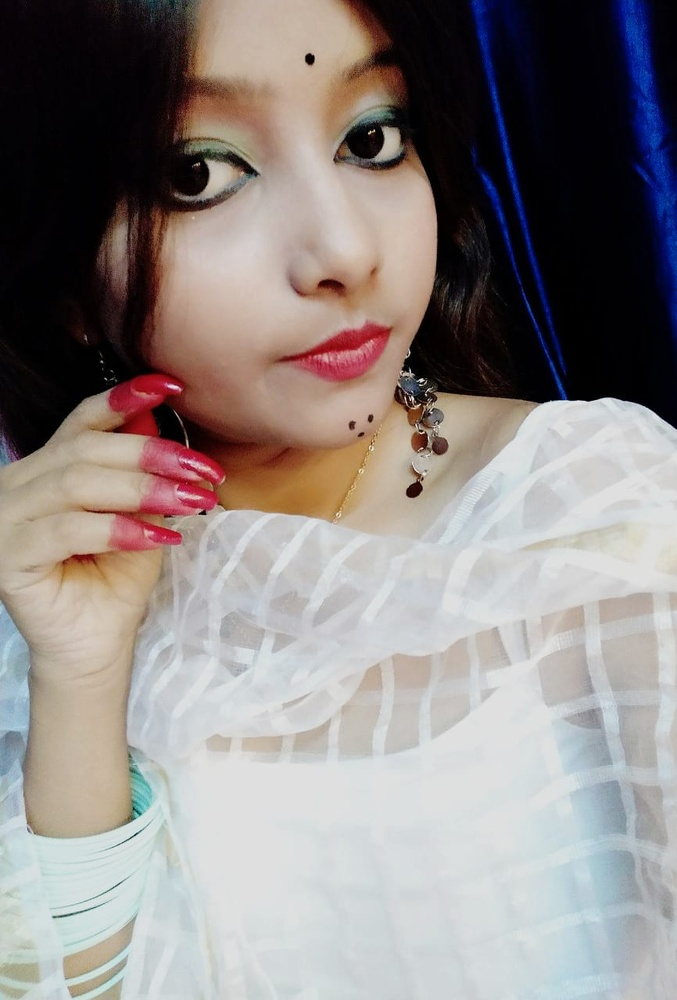
#> input picture IMG-20200325-WA0059.jpg, 677 x 1000 px, shrunk from 866 x 1280 before the run
$ python sketch.py
#> lines starting #> are read from the running program, lines starting #| are printed output that depends on the picture
import numpy as np
import imageio
import scipy.ndimage
import cv2

img="IMG-20200325-WA0059.jpg"

def rgb2gray(rgb):
    return np.dot(rgb[...,:3],[0.2989,0.5870,0.1140])
    #it is 2-dimensional array formula to convert image to gray scale.

def dodge(front,back):
        final_sketch=front*255/(255-back)
        #if image is greater than 255 which i dont think it is possible but still if it is there then this will convert it to 255
        final_sketch[final_sketch>255]
        final_sketch[back==255]=255
        #to convert any suitable existing column to categorical type we will use aspect function
        #and unit 8 is for 8 bit signed integar
        return final_sketch.astype('uint8')

ss=imageio.imread(img) #to read the given image
#> ss is the input picture: shape (1000, 677, 3); mean R, G, B 142.6, 135.7, 133.7
gray=rgb2gray(ss) #first we will image to black and white that means gray scale
#> in rgb2gray, `return np.dot(rgb[...,:3],[0.2989,0.5870,0.1140])`:
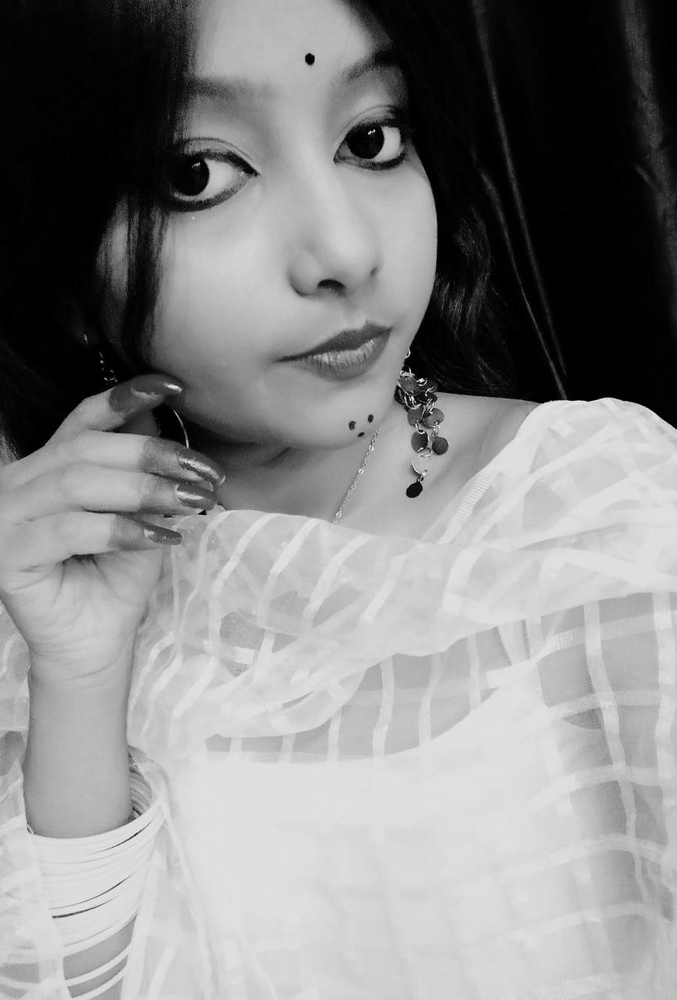
#> returned value: shape (1000, 677) float64; min 0, max 248, mean 137.5


i=255-gray #0,0,0 is for darkest color and 255,255,255 is for brightest color which is probably white color
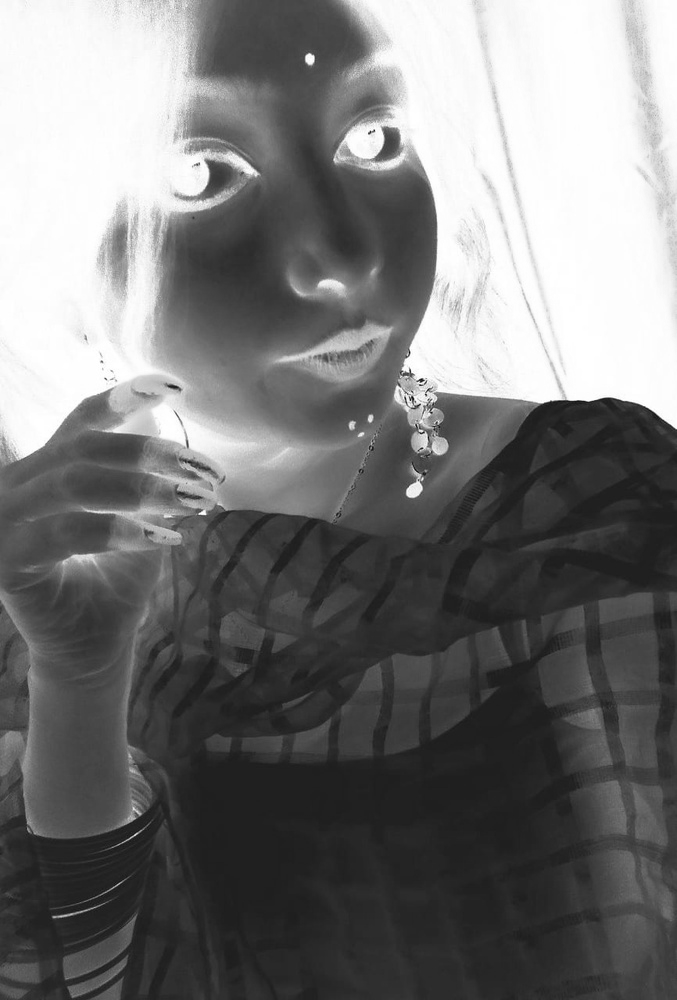
#> i: shape (1000, 677) float64; min 7.02, max 255, mean 117.5

#to convert it into blur image
blur=scipy.ndimage.filters.gaussian_filter(i,sigma=15)
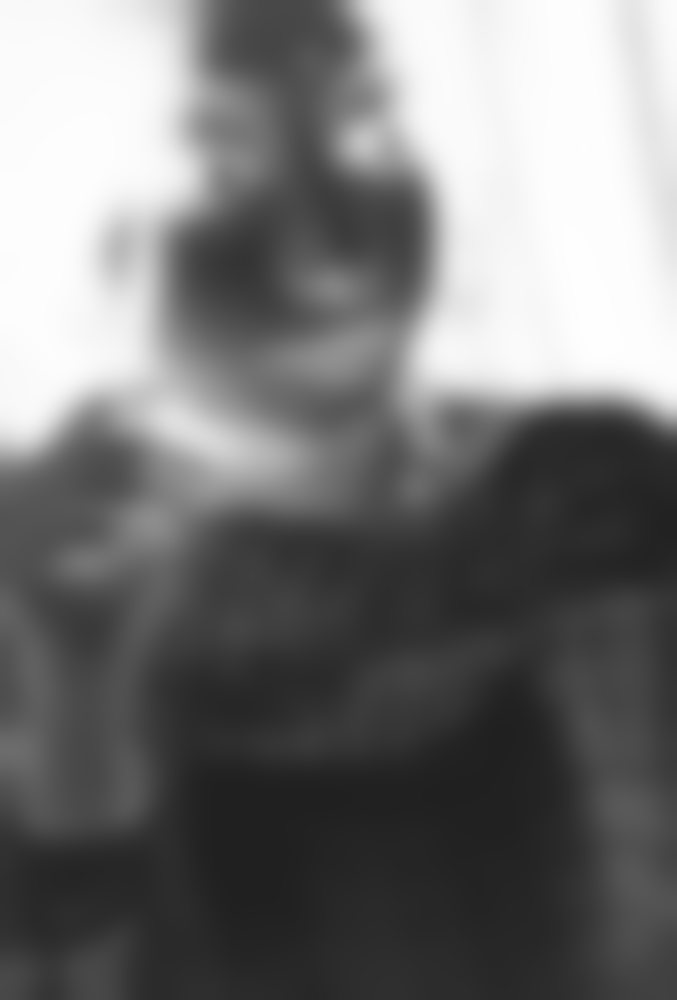
#> blur: shape (1000, 677) float64; min 32.01, max 254.5, mean 117.5
#sigma is the intensity of blurness of image
r=dodge(blur,gray) #this function will convert our image to sketch by taking two parameters as blur and gray
#> in dodge, `final_sketch=front*255/(255-back)`:
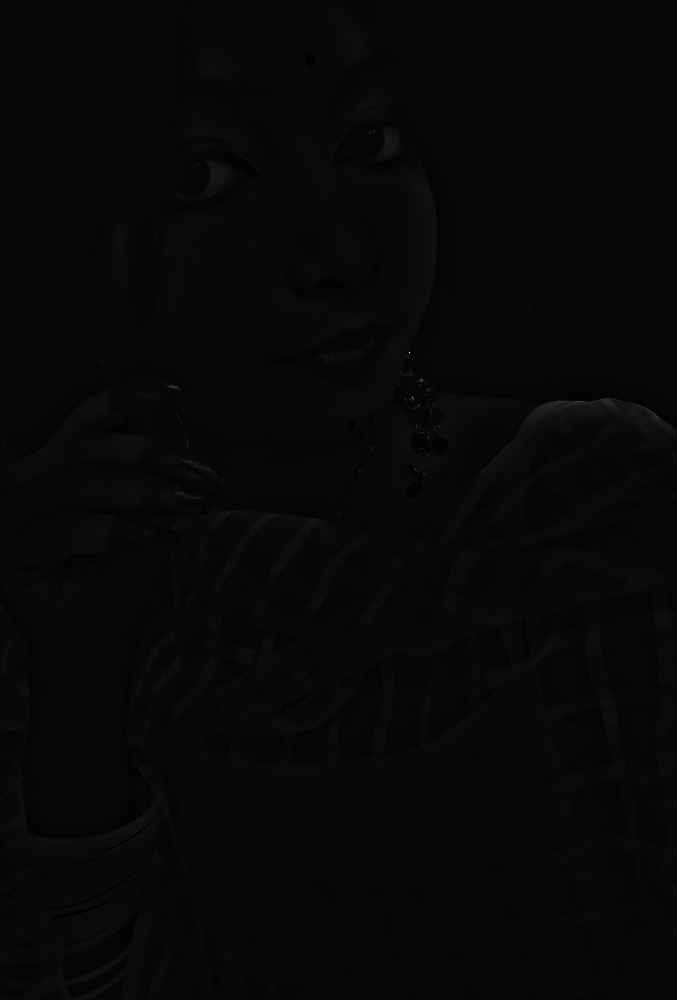
#> final_sketch: shape (1000, 677) float64; min 54.49, max 6474.4, mean 265.2; drawn with min black and max white
#> in dodge, `return final_sketch.astype('uint8')`:
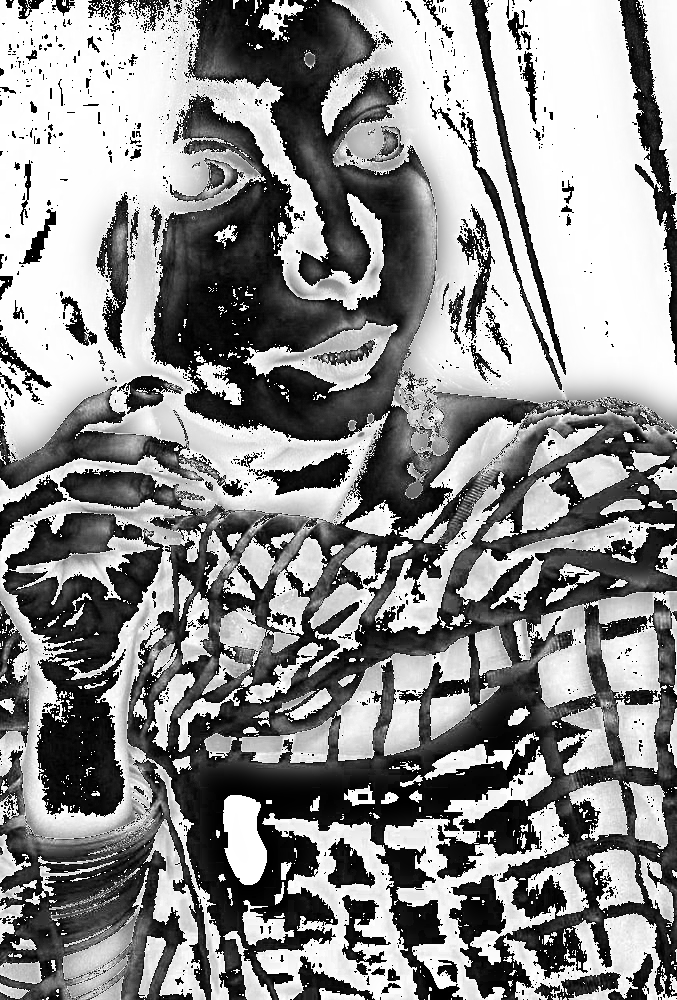
#> returned value: shape (1000, 677); min 0, max 255, mean 140.3

cv2.imwrite('my_image.png',r)
